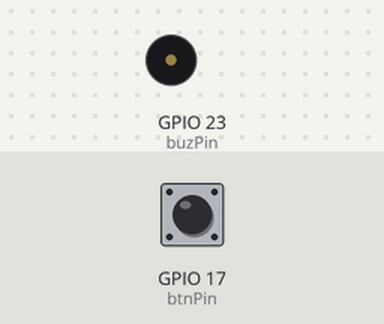
Simulated run of this sketch. Board: ESP32. On the bench: buzzer (waves = sounding). Inputs (shaded band) come from the test bench; at power-on: GPIO 17 (btnPin) LOW. What the sketch prints to the serial monitor is not drawn.

Above: at 1.2 s.
1.3 s: GPIO 17 (btnPin) pulled HIGH for 0.15 s
At 2.7 s:
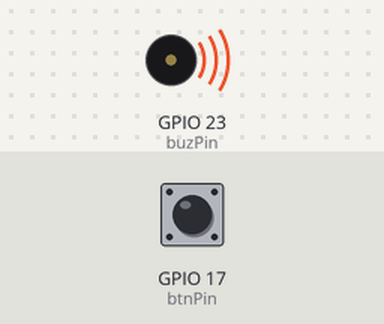
Timing chart, 0 to 26.6 s (numbered marks = the images above; inputs shaded):
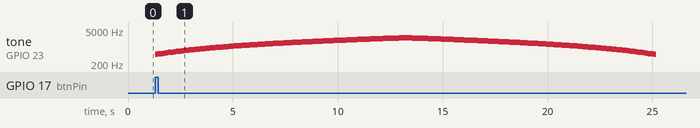

The sketch:

kad14_toneSiren.ino
```cpp
#define LEDC_CHANNEL_0 0
#define LEDC_TIMER_13_BIT 13
#define LEDC_BASE_FREQ 5000

const int buzPin = 23;
const int btnPin = 17;
int noteDuration = 1000/8;

void setup() {
  Serial.begin(115200);
  ledcSetup(LEDC_CHANNEL_0,LEDC_BASE_FREQ,LEDC_TIMER_13_BIT);
  ledcAttachPin(buzPin,LEDC_CHANNEL_0);
  pinMode(btnPin,INPUT);
}

void loop() {
  if(digitalRead(btnPin) == HIGH){
    for(int i=25; i<120; i++){
      int x = 20*i;
      ledcWriteTone(LEDC_CHANNEL_0, x);
      if (x ==2400){
        Serial.println("");
      }
      Serial.print(x);
      Serial.print(" ");
      delay(noteDuration);
    }

    Serial.println(" ");

    for(int i = 120; i >=25; i--){
      int x = 20*i;
      ledcWriteTone(LEDC_CHANNEL_0, x);
      if (x ==2400){
        Serial.println("");
      }
      Serial.print(x);
      Serial.print(" ");
      delay(noteDuration);
    }
  }
  ledcWriteTone(LEDC_CHANNEL_0, 0);
}
```

Measured:
- after the input at 1.3 s, tone on GPIO 23 (buzPin): plays 500 Hz for 0.13 s, 520 Hz for 0.13 s, 540 Hz for 0.13 s, 560 Hz for 0.13 s, 580 Hz for 0.13 s, 600 Hz for 0.13 s … (191 notes in this stretch), starting at once
